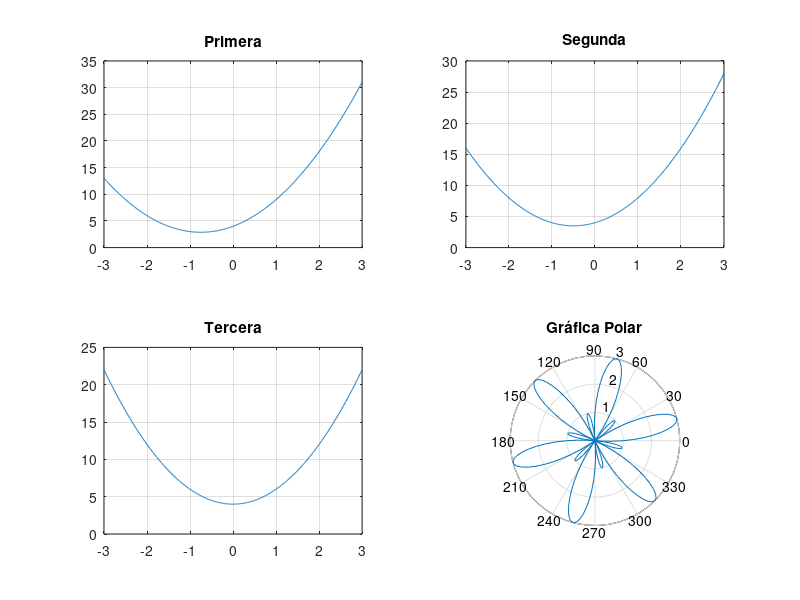

Source code (MATLAB): (Note: this script raises an error after producing the figure.)
%%
% Gráficar el valor absoluto de la función sen(x+1) para valores de x entre
% 2 y 4 

% Creamos un vector para almacenar los valores entre 2 y 4
x = linspace(2,4,50);
% calculamos el valor absoluto usando la función abs
y = abs(sin(x+1));
% Creamos la gráfica para mostrar el resultado
plot (x,y,'-o');

%% IN
% Graficar f(x) = sen(2x) y su derivada en la misma gráfica de -π a +π.
% Debe tener el titulo: Gráfica de una función y su derivada. Debe tener
% una leyenda
x = linspace(0,2*pi,50);
x2 = linspace(pi,-pi);

y = sin(2*x);
y2 = sin(2*x2);

plot(x,y,'gp-',x2,y2,'m*-')
title('Gráfica de una función y su derivada')

legend('f(x)=sen(2x)','-pi a +pi')

%%
% Un objeto se mueve sobre un círculo de radio 1. Grafique ese círculo y
% coloque un punto a un ángulo de 67°
r = 1;
xc = 0;
yc = 0;
grado = 67;
x2 = 0.63;

theta = linspace(0,2*pi);
x = r*cos(theta) + xc;
y = r*sin(theta) + yc;
punto = grado * (pi/270);

plot(x,y,xc,yc,'o',x2,punto,'*')
title('Gráfica circunferencia')
axis equal

%% 
% Realice una gráfica con cuatro subgráficas. En ellas se desea graficar 
% la función f(x) = ax^2 + bx + c. En la primera gráfica use a = 2, b = 3
% c = 4.Para la segunde use a = 2, b = 2, c = 4. En la tercera use a = 2
% b = 0, c = 4. En la cuarta use a = 2, b = -2, c = 4.
x = -3:0.01:3;
a = 2;
b = 3;
c = 4;

y = (a*(x.^2)) + (b*x) + c;
y2 = (a*(x.^2)) + (2*x) + c;
y3 = (a*(x.^2)) + (0*x) + c;
y4 = (a*(x.^2)) + (-2*x) + c;

subplot(2,2,1)
plot(x,y)
title('Primera')
grid on
subplot(2,2,2)
plot(x,y2)
title('Segunda')
grid on
subplot(2,2,3)
plot(x,y3)
title('Tercera')
grid on
subplot(2,2,4)
plot(x,y4)
title('Cuarta')
grid on


%% 
% Realice la gráfica polar de r = 1 + 2sen(6θ)
theta = 0:pi/100:2*pi;
r = 1 + 2*sin(6*theta)
polar(theta,r)
title('Gráfica Polar')

%% 
% Realizar una gráfica de histograma de una distribución de Rayleigh con 
% b = 1. La función que realiza esto es raylrnd(b,m,n), m y n son las 
% dimensiones de una matriz. Use 30000 puntos. Una manera de generar esto
% es
% b = 1;
% p = raylrnd(1,30000,1);
% xx = 0:0.1:4;
% yy = histogram(p,xx);
% yy = yy/(30000*0.1);
% bar(xx,yy)
% y = raylpdf(xx,1);
% line(xx,y)
N = 30000;
% Variables ramdom
U = rand(N,1); 
% Variable aleatoria de Rayleigh utilizando un muestreo de transformación
% inversa
sigma =1; 
x1 = sigma*sqrt(-2*log(1-U)); 
histogram(x1,'Normalization','pdf'); 
% Ecuación teórica
x = 0:0.1:4;
pdf = x/sigma^2.*exp((-x.^2)/(2*sigma^2)); 
% Plot 
hold on 
plot(x,pdf,'r') 
title('Gráfica de una distribución de Rayleigh')





%%
% Los primeros 5 términos del desarrollo en serie de Fourier para la
% función y = x(x-π)(x-2π), donde x ∈ (0,2π) están dados por 

x = 0:0.01:2*pi;
y = 12*sin(x)+(3*sin(2*x)/2)+(4*sin(3*x)/9)+(3*sin(4*x)/16)+(3*sin(5*x)/125);
y2 = x.*(x-pi).*(x-2.*pi);
z = zeros(size(x));
subplot(2,1,1)
plot(x,y,'g-')
hold on
plot(x,z,'r-')
grid on
title('Gráfica de una serie de Fourier Aproximación')
subplot(2,1,2)
x=@(t) 5*sin(2*pi*0.1*t); 
fplot(x,[0,25])
hold on
grid on
title('Gráfica de una serie de Fourier Original')


%%



%%
% La función de Rosenbrock es f(x,y) = 100(y-x^2)^2 + (1-x)^2 Obtener una
% gráfica de mesh y una de contorno tridimensional

x = 0:0.01:5;
y = 0:0.01:5;
[x,y] = meshgrid(x,y);
z = 100*(y-x.^2).^2 + (1-x).^2;

subplot(2,2,1)
plot3(x,y,z)
title('Contorno tridimensional')
subplot(2,2,2)
mesh(x,y,z)
title('Mesh')


%% 
% Obtener una gráfica de mesh y una de surf para la función
% f(x,y) = (x^2 - 2x)^2 exp(-x^2-y^2-xy)
x = -6:0.5:6;
y = -8:0.5:8;

[x,y] = meshgrid(x,y);

z = ((x.^2 - 2.*x.^2).*(exp(-x.^2)-y.^2.*exp(-x).*y));
subplot(2,2,1)
mesh(z)
title('Mesh')
subplot(2,2,2)
surf(z)
title('Surf')

%% 
% Para la función del problema anterior obtenga las gráficas de waterfall y
% de falso color.
x = -6:0.5:6;
y = -8:0.5:8

[x,y] = meshgrid(x,y)

z = ((x.^2 - 2.*x.^2).*(exp(-x.^2)-y.^2.*exp(-x).*y))
subplot(2,2,1)
waterfall(z)
title('Waterfall')
subplot(2,2,2)
bar3(z)
colorbar
title('Bar')



